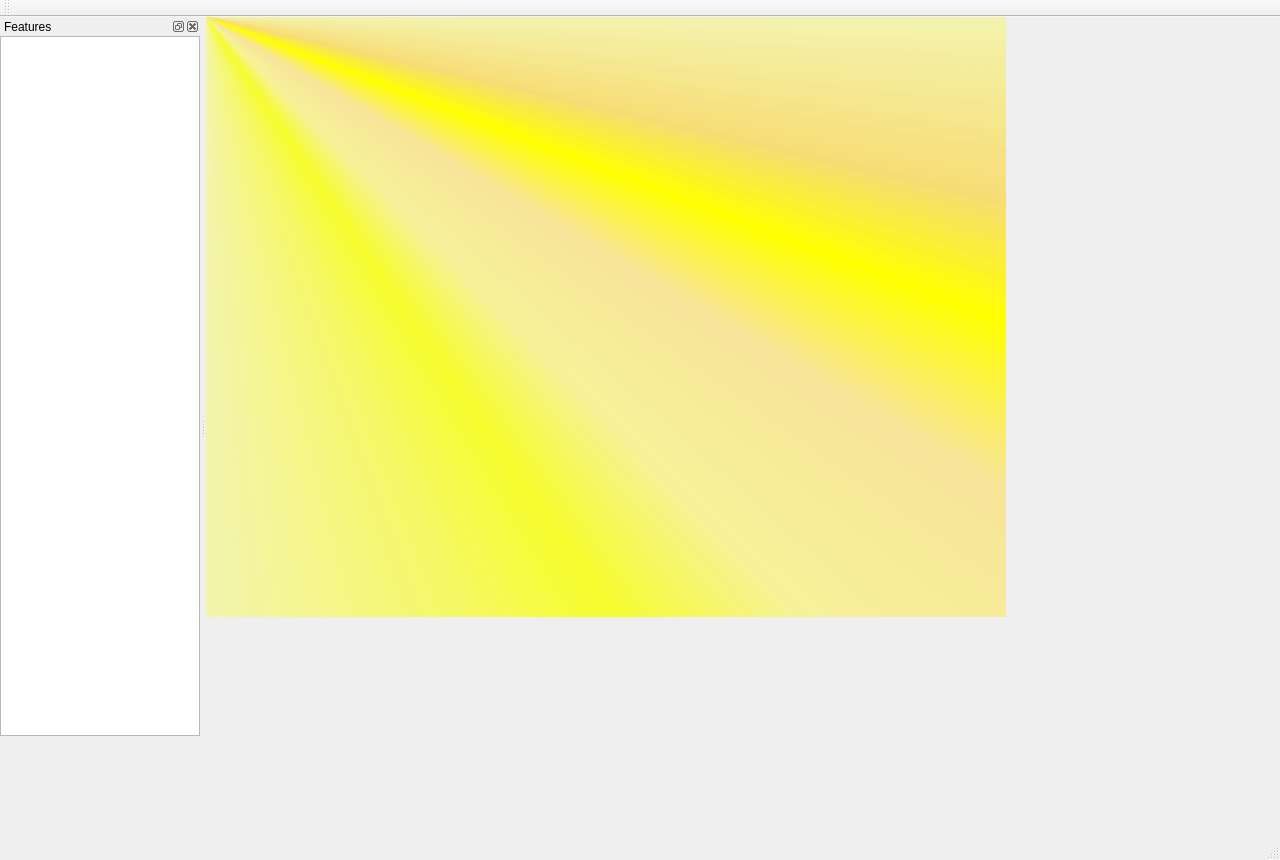
<?xml version="1.0" encoding="UTF-8"?>
<ui version="4.0">
 <class>SkeletonKeyClass</class>
 <widget class="QMainWindow" name="SkeletonKeyClass">
  <property name="geometry">
   <rect>
    <x>0</x>
    <y>0</y>
    <width>1280</width>
    <height>860</height>
   </rect>
  </property>
  <property name="windowTitle">
   <string>SkeletonKey</string>
  </property>
  <widget class="QWidget" name="centralWidget">
   <widget class="QWidget" name="preview" native="true">
    <property name="geometry">
     <rect>
      <x>0</x>
      <y>0</y>
      <width>800</width>
      <height>600</height>
     </rect>
    </property>
    <property name="styleSheet">
     <string notr="true">background-color: qconicalgradient(cx:0, cy:0, angle:135, stop:0 rgba(255, 255, 0, 69), stop:0.375 rgba(255, 255, 0, 69), stop:0.423533 rgba(251, 255, 0, 145), stop:0.45 rgba(247, 255, 0, 208), stop:0.477581 rgba(255, 244, 71, 130), stop:0.518717 rgba(255, 218, 71, 130), stop:0.55 rgba(255, 255, 0, 255), stop:0.57754 rgba(255, 203, 0, 130), stop:0.625 rgba(255, 255, 0, 69), stop:1 rgba(255, 255, 0, 69));</string>
    </property>
   </widget>
  </widget>
  <widget class="QMenuBar" name="menuBar">
   <property name="geometry">
    <rect>
     <x>0</x>
     <y>0</y>
     <width>1280</width>
     <height>21</height>
    </rect>
   </property>
  </widget>
  <widget class="QToolBar" name="mainToolBar">
   <attribute name="toolBarArea">
    <enum>TopToolBarArea</enum>
   </attribute>
   <attribute name="toolBarBreak">
    <bool>false</bool>
   </attribute>
  </widget>
  <widget class="QStatusBar" name="statusBar"/>
  <widget class="QDockWidget" name="dockWidget">
   <property name="sizePolicy">
    <sizepolicy hsizetype="Fixed" vsizetype="Preferred">
     <horstretch>0</horstretch>
     <verstretch>0</verstretch>
    </sizepolicy>
   </property>
   <property name="minimumSize">
    <size>
     <width>200</width>
     <height>38</height>
    </size>
   </property>
   <property name="windowTitle">
    <string>Features</string>
   </property>
   <attribute name="dockWidgetArea">
    <number>1</number>
   </attribute>
   <widget class="QWidget" name="dockWidgetContents">
    <widget class="QListView" name="toc">
     <property name="geometry">
      <rect>
       <x>0</x>
       <y>0</y>
       <width>200</width>
       <height>700</height>
      </rect>
     </property>
     <property name="editTriggers">
      <set>QAbstractItemView::NoEditTriggers</set>
     </property>
     <property name="showDropIndicator" stdset="0">
      <bool>false</bool>
     </property>
    </widget>
   </widget>
  </widget>
 </widget>
 <layoutdefault spacing="6" margin="11"/>
 <resources>
  <include location="test.qrc"/>
 </resources>
 <connections/>
</ui>
